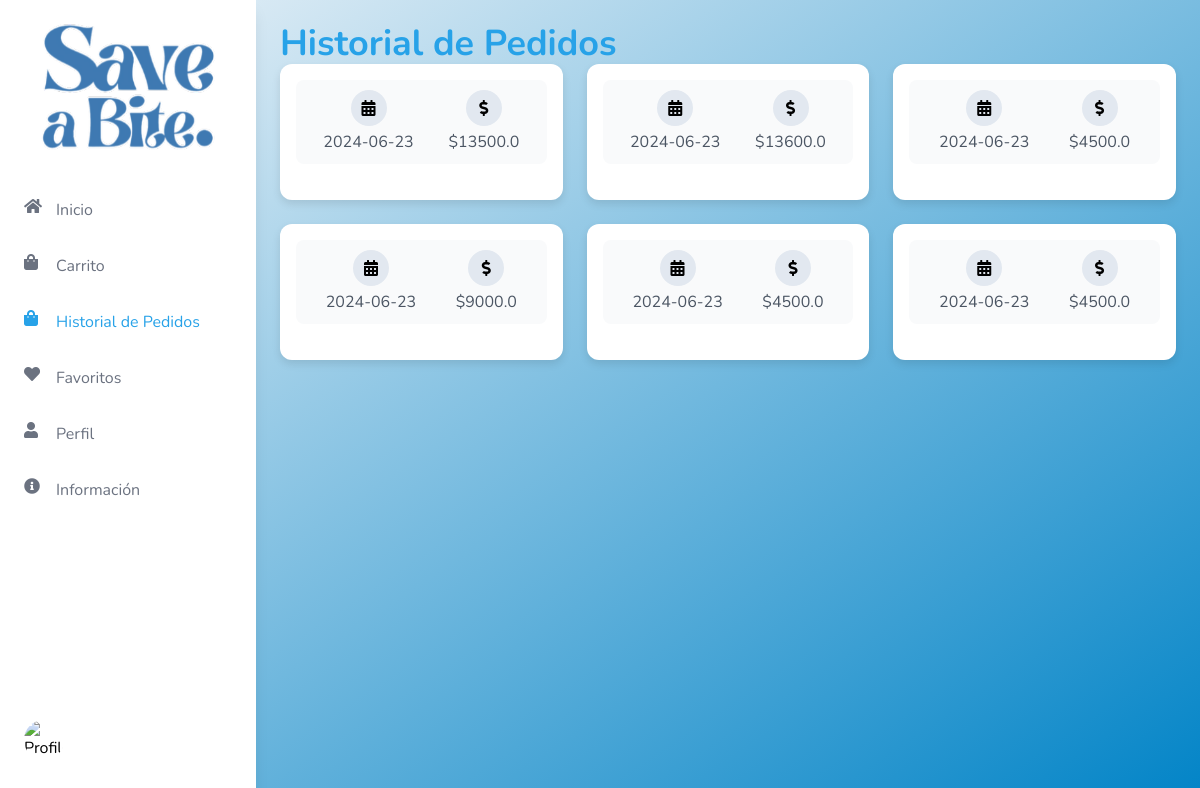
The app's page /pedidos_cliente (signed in), older data.
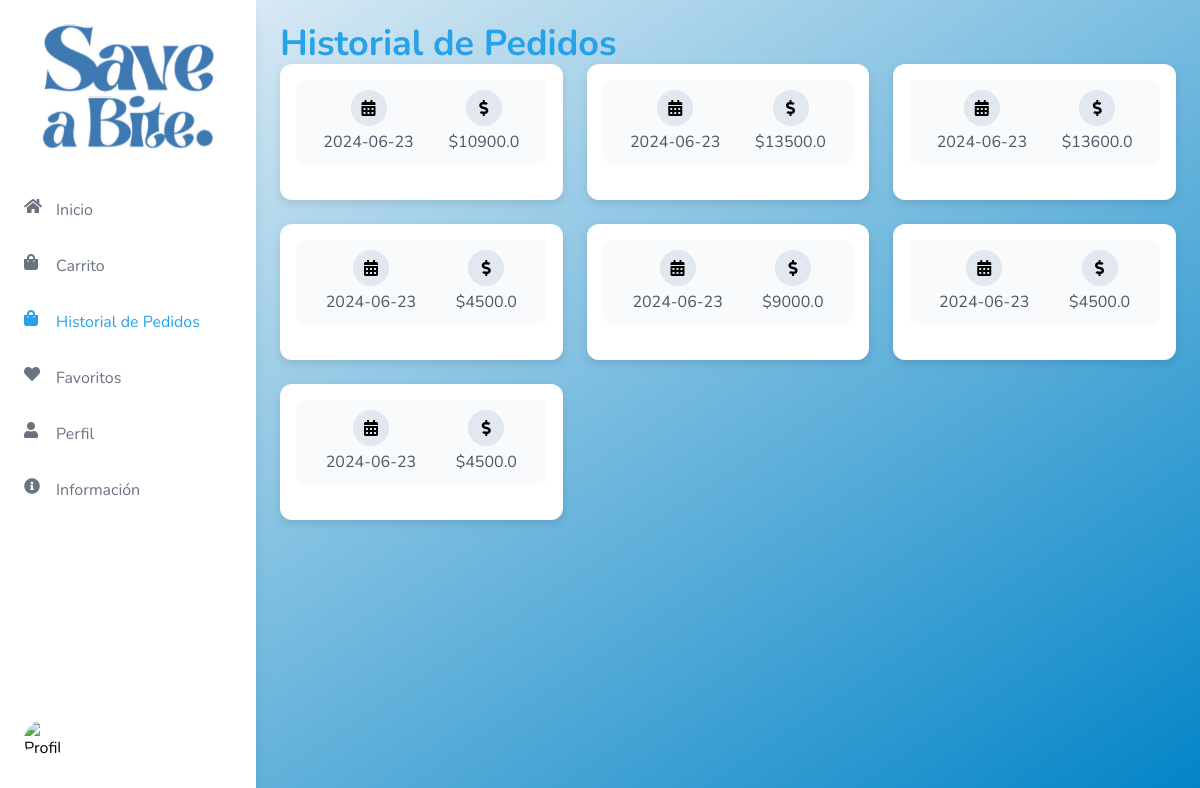
The same page, newer data.
### tables this page shows
CREATE TABLE pedidos2 (
            id INTEGER PRIMARY KEY AUTOINCREMENT,
            usuario_id INTEGER NOT NULL,
            fecha DATE NOT NULL,
            total REAL NOT NULL,
            FOREIGN KEY (usuario_id) REFERENCES usuarios (id)
        );

### app.py (the view)
@app.route("/pedidos_cliente")
def pedidos_cliente():
    user_id = session.get('user_id')
    conn = get_db_connection()
    cursor = conn.cursor()
    pedidos = cursor.execute('''
        SELECT id, fecha, total
        FROM pedidos2
        WHERE usuario_id = ?
        ORDER BY fecha DESC
    ''', (user_id,)).fetchall()
    conn.close()
    return render_template('general/pedidosCliente.html', pedidos=pedidos)

### app.py (called while the page is built)
def get_db_connection():
    conn = sqlite3.connect('flask_db.db')
    conn.row_factory = sqlite3.Row
    return conn

### templates/general/pedidosCliente.html (shortened to what this page needs)
<!DOCTYPE html>
<html lang="es">
<head>
    <script src="https://cdn.tailwindcss.com"></script>
    <link href="https://cdnjs.cloudflare.com/ajax/libs/font-awesome/5.15.3/css/all.min.css" rel="stylesheet">
</head>
<body class="flex">
    {% include 'Sidebars/SidebarUsuario.html' %}
        <div class="flex-1 p-6 content ml-64">
            <div class="header">
                <h1 class="text-4xl font-bold text-custom-blue">Historial de Pedidos</h1>
            </div>
            <div class="grid grid-cols-1 md:grid-cols-2 lg:grid-cols-3 gap-6" id="history-list">
                {% for order in pedidos|reverse %}
                <div class="order-card">
                    <div class="info">
                        <div>
                            <div class="info-icon"><i class="fas fa-calendar-alt"></i></div>
                            <p class="text-gray-600">{{ order['fecha'] }}</p>
                        </div>
                        <div>
                            <div class="info-icon"><i class="fas fa-dollar-sign"></i></div>
                            <p class="text-gray-600">${{ order['total'] }}</p>
                        </div>
                    </div>
                </div>
                {% endfor %}
            </div>
        </div>
    </body>
</html>

Row changes from the older to the newer data that the page shows:
added pedidos2: fecha "2024-06-23", total "10900.0"
